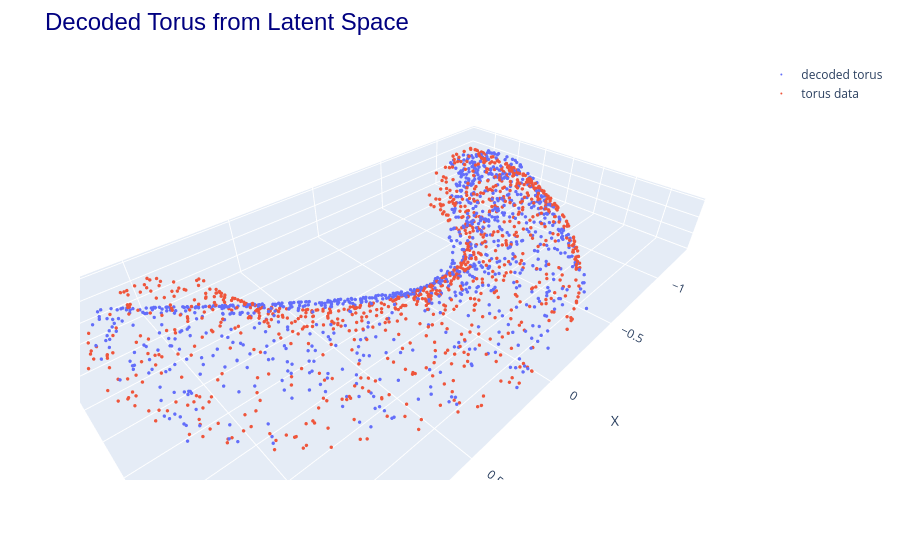

Here is the notebook cell this chart was saved with:
### Code cell
z_sample = torch.rand(1000, ae.z_dim).to(device)
x_decoded = ae.decode(z_sample)
util.plot3d([(x_decoded.detach().cpu().numpy(), "decoded torus"), (torus_data[0:1000], "torus data")], title="Decoded Torus from Latent Space")

### Figure 1 — Plotly figure (JSON) as saved in the notebook; plotly's stock layout.template omitted (floating-point values rounded to 4 significant figures; data arrays with more than 128 entries replaced by an {"elided": "..."} marker saying what was removed)
{"data": [{"marker": {"size": 2}, "mode": "markers", "name": "decoded torus", "type": "scatter3d", "x": {"elided": "1000 float values"}, "y": {"elided": "1000 float values"}, "z": {"elided": "1000 float values"}}, {"marker": {"size": 2}, "mode": "markers", "name": "torus data", "type": "scatter3d", "x": {"elided": "1000 float values"}, "y": {"elided": "1000 float values"}, "z": {"elided": "1000 float values"}}], "layout": {"margin": {"t": 60}, "scene": {"aspectmode": "data", "xaxis": {"title": {"text": "X"}}, "yaxis": {"title": {"text": "Y"}}, "zaxis": {"title": {"text": "Z"}}}, "title": {"font": {"color": "navy", "family": "Arial", "size": 24}, "text": "Decoded Torus from Latent Space"}}}
